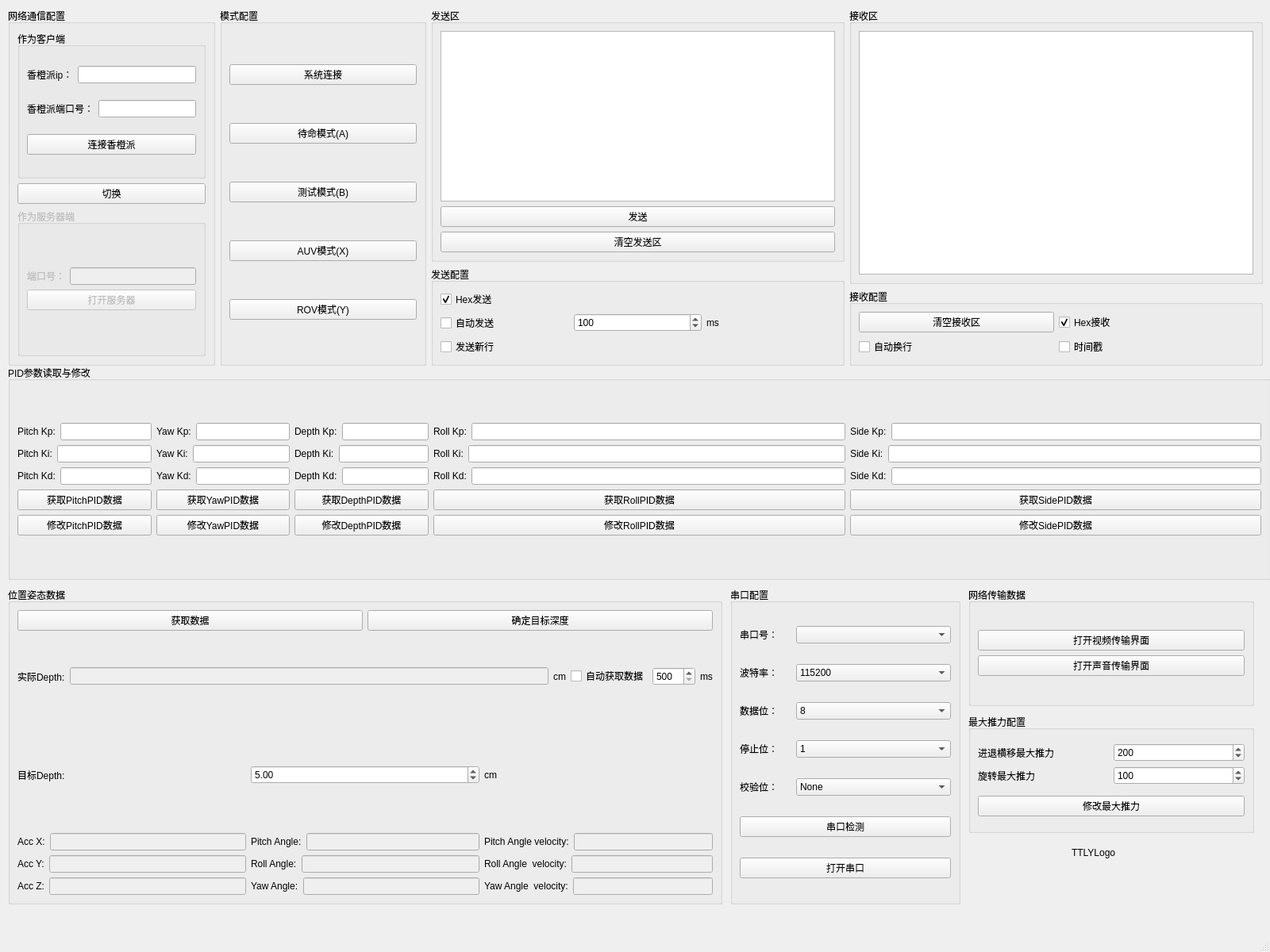
<?xml version="1.0" encoding="UTF-8"?>
<ui version="4.0">
 <class>MainWindow</class>
 <widget class="QMainWindow" name="MainWindow">
  <property name="enabled">
   <bool>true</bool>
  </property>
  <property name="geometry">
   <rect>
    <x>0</x>
    <y>0</y>
    <width>1600</width>
    <height>1200</height>
   </rect>
  </property>
  <property name="sizePolicy">
   <sizepolicy hsizetype="Preferred" vsizetype="Preferred">
    <horstretch>0</horstretch>
    <verstretch>0</verstretch>
   </sizepolicy>
  </property>
  <property name="minimumSize">
   <size>
    <width>1600</width>
    <height>1200</height>
   </size>
  </property>
  <property name="windowTitle">
   <string>TTLY-Control</string>
  </property>
  <property name="windowIcon">
   <iconset resource="res.qrc">
    <normaloff>:/ttly.png</normaloff>:/ttly.png</iconset>
  </property>
  <widget class="QWidget" name="centralwidget">
   <widget class="QWidget" name="layoutWidget">
    <property name="geometry">
     <rect>
      <x>10</x>
      <y>10</y>
      <width>1581</width>
      <height>451</height>
     </rect>
    </property>
    <layout class="QHBoxLayout" name="horizontalLayout_9" stretch="1,1,2,2">
     <property name="spacing">
      <number>6</number>
     </property>
     <item>
      <widget class="QGroupBox" name="groupBox_1">
       <property name="enabled">
        <bool>true</bool>
       </property>
       <property name="title">
        <string>网络通信配置</string>
       </property>
       <layout class="QGridLayout" name="gridLayout_9">
        <item row="0" column="0">
         <layout class="QVBoxLayout" name="verticalLayout_12">
          <item>
           <widget class="QGroupBox" name="groupBox_Client">
            <property name="title">
             <string>作为客户端</string>
            </property>
            <layout class="QGridLayout" name="gridLayout">
             <item row="0" column="0">
              <layout class="QHBoxLayout" name="horizontalLayout">
               <item>
                <widget class="QLabel" name="label">
                 <property name="text">
                  <string>香橙派ip：</string>
                 </property>
                </widget>
               </item>
               <item>
                <widget class="QLineEdit" name="lineEdit_ip"/>
               </item>
              </layout>
             </item>
             <item row="1" column="0">
              <layout class="QHBoxLayout" name="horizontalLayout_2">
               <item>
                <widget class="QLabel" name="label_2">
                 <property name="text">
                  <string>香橙派端口号：</string>
                 </property>
                </widget>
               </item>
               <item>
                <widget class="QLineEdit" name="lineEdit_port_client"/>
               </item>
              </layout>
             </item>
             <item row="2" column="0">
              <layout class="QHBoxLayout" name="horizontalLayout_3">
               <item>
                <widget class="QPushButton" name="btnSwitchConnectPi">
                 <property name="text">
                  <string>连接香橙派</string>
                 </property>
                </widget>
               </item>
              </layout>
             </item>
            </layout>
           </widget>
          </item>
          <item>
           <widget class="QPushButton" name="btnSwitchClient2Serve">
            <property name="text">
             <string>切换</string>
            </property>
           </widget>
          </item>
          <item>
           <widget class="QGroupBox" name="groupBox_Serve">
            <property name="enabled">
             <bool>false</bool>
            </property>
            <property name="title">
             <string>作为服务器端</string>
            </property>
            <layout class="QGridLayout" name="gridLayout_8">
             <item row="0" column="0">
              <layout class="QVBoxLayout" name="verticalLayout_11">
               <item>
                <layout class="QHBoxLayout" name="horizontalLayout_4">
                 <item>
                  <widget class="QLabel" name="label_3">
                   <property name="text">
                    <string>端口号：</string>
                   </property>
                  </widget>
                 </item>
                 <item>
                  <widget class="QLineEdit" name="lineEdit_Port_server"/>
                 </item>
                </layout>
               </item>
               <item>
                <widget class="QPushButton" name="btnSwitchServe">
                 <property name="text">
                  <string>打开服务器</string>
                 </property>
                </widget>
               </item>
              </layout>
             </item>
            </layout>
           </widget>
          </item>
         </layout>
        </item>
       </layout>
      </widget>
     </item>
     <item>
      <widget class="QGroupBox" name="groupBox_Mode">
       <property name="title">
        <string>模式配置</string>
       </property>
       <layout class="QGridLayout" name="gridLayout_6">
        <item row="2" column="0">
         <widget class="QPushButton" name="btnMode_test">
          <property name="text">
           <string>测试模式(B)</string>
          </property>
         </widget>
        </item>
        <item row="1" column="0">
         <widget class="QPushButton" name="btnMode0">
          <property name="text">
           <string>待命模式(A)</string>
          </property>
         </widget>
        </item>
        <item row="4" column="0">
         <widget class="QPushButton" name="btnMode_ROV">
          <property name="text">
           <string>ROV模式(Y)</string>
          </property>
         </widget>
        </item>
        <item row="3" column="0">
         <widget class="QPushButton" name="btnMode_AUV">
          <property name="text">
           <string>AUV模式(X)</string>
          </property>
         </widget>
        </item>
        <item row="0" column="0">
         <widget class="QPushButton" name="btnConnect">
          <property name="text">
           <string>系统连接</string>
          </property>
         </widget>
        </item>
       </layout>
      </widget>
     </item>
     <item>
      <layout class="QVBoxLayout" name="verticalLayout">
       <item>
        <widget class="QGroupBox" name="groupBox_Send">
         <property name="title">
          <string>发送区</string>
         </property>
         <layout class="QGridLayout" name="gridLayout_2">
          <item row="1" column="0">
           <widget class="QPushButton" name="btnSend">
            <property name="text">
             <string>发送</string>
            </property>
           </widget>
          </item>
          <item row="2" column="0">
           <widget class="QPushButton" name="btnClearSend">
            <property name="text">
             <string>清空发送区</string>
            </property>
           </widget>
          </item>
          <item row="0" column="0">
           <widget class="QTextEdit" name="textEdit_Send"/>
          </item>
         </layout>
        </widget>
       </item>
       <item>
        <widget class="QGroupBox" name="groupBox_SendConfig">
         <property name="title">
          <string>发送配置</string>
         </property>
         <layout class="QGridLayout" name="gridLayout_5">
          <item row="2" column="0">
           <widget class="QCheckBox" name="checkBox_SendNewLine">
            <property name="text">
             <string>发送新行</string>
            </property>
           </widget>
          </item>
          <item row="0" column="0">
           <widget class="QCheckBox" name="checkBox_SendHex">
            <property name="text">
             <string>Hex发送</string>
            </property>
            <property name="checked">
             <bool>true</bool>
            </property>
           </widget>
          </item>
          <item row="1" column="0">
           <layout class="QHBoxLayout" name="horizontalLayout_8">
            <item>
             <widget class="QCheckBox" name="checkBox_AutoSend">
              <property name="text">
               <string>自动发送</string>
              </property>
             </widget>
            </item>
            <item>
             <widget class="QSpinBox" name="spinBox_autotime">
              <property name="minimum">
               <number>10</number>
              </property>
              <property name="maximum">
               <number>10000</number>
              </property>
              <property name="value">
               <number>100</number>
              </property>
             </widget>
            </item>
            <item>
             <widget class="QLabel" name="label_6">
              <property name="text">
               <string>ms</string>
              </property>
             </widget>
            </item>
           </layout>
          </item>
         </layout>
        </widget>
       </item>
      </layout>
     </item>
     <item>
      <layout class="QVBoxLayout" name="verticalLayout_2">
       <item>
        <widget class="QGroupBox" name="groupBox_Rev">
         <property name="title">
          <string>接收区</string>
         </property>
         <layout class="QGridLayout" name="gridLayout_3">
          <item row="0" column="0">
           <widget class="QTextEdit" name="textEdit_Rev"/>
          </item>
         </layout>
        </widget>
       </item>
       <item>
        <widget class="QGroupBox" name="groupBox_RevConfig">
         <property name="title">
          <string>接收配置</string>
         </property>
         <layout class="QGridLayout" name="gridLayout_4">
          <item row="0" column="0">
           <layout class="QHBoxLayout" name="horizontalLayout_6">
            <item>
             <widget class="QPushButton" name="btnClearRev">
              <property name="text">
               <string>清空接收区</string>
              </property>
             </widget>
            </item>
            <item>
             <widget class="QCheckBox" name="checkBox_RevHex">
              <property name="text">
               <string>Hex接收</string>
              </property>
              <property name="checked">
               <bool>true</bool>
              </property>
             </widget>
            </item>
           </layout>
          </item>
          <item row="1" column="0">
           <layout class="QHBoxLayout" name="horizontalLayout_7">
            <item>
             <widget class="QCheckBox" name="checkBox_RevNewLine">
              <property name="text">
               <string>自动换行</string>
              </property>
             </widget>
            </item>
            <item>
             <widget class="QCheckBox" name="checkBox_RevTime">
              <property name="text">
               <string>时间戳</string>
              </property>
             </widget>
            </item>
           </layout>
          </item>
         </layout>
        </widget>
       </item>
      </layout>
     </item>
    </layout>
   </widget>
   <widget class="QGroupBox" name="groupBox_PID">
    <property name="geometry">
     <rect>
      <x>10</x>
      <y>460</y>
      <width>1591</width>
      <height>271</height>
     </rect>
    </property>
    <property name="title">
     <string>PID参数读取与修改</string>
    </property>
    <layout class="QGridLayout" name="gridLayout_7">
     <item row="0" column="0">
      <layout class="QHBoxLayout" name="horizontalLayout_53">
       <item>
        <layout class="QHBoxLayout" name="horizontalLayout_21">
         <item>
          <layout class="QVBoxLayout" name="verticalLayout_3">
           <item>
            <layout class="QHBoxLayout" name="horizontalLayout_10">
             <item>
              <widget class="QLabel" name="label_7">
               <property name="text">
                <string>Pitch Kp:</string>
               </property>
              </widget>
             </item>
             <item>
              <widget class="QLineEdit" name="lineEdit_PKp"/>
             </item>
            </layout>
           </item>
           <item>
            <layout class="QHBoxLayout" name="horizontalLayout_11">
             <item>
              <widget class="QLabel" name="label_8">
               <property name="text">
                <string>Pitch Ki:</string>
               </property>
              </widget>
             </item>
             <item>
              <widget class="QLineEdit" name="lineEdit_PKi"/>
             </item>
            </layout>
           </item>
           <item>
            <layout class="QHBoxLayout" name="horizontalLayout_12">
             <item>
              <widget class="QLabel" name="label_9">
               <property name="text">
                <string>Pitch Kd:</string>
               </property>
              </widget>
             </item>
             <item>
              <widget class="QLineEdit" name="lineEdit_PKd"/>
             </item>
            </layout>
           </item>
           <item>
            <widget class="QPushButton" name="btnGetPitchPID">
             <property name="text">
              <string>获取PitchPID数据</string>
             </property>
            </widget>
           </item>
           <item>
            <widget class="QPushButton" name="btnModifyPitchPID">
             <property name="text">
              <string>修改PitchPID数据</string>
             </property>
            </widget>
           </item>
          </layout>
         </item>
         <item>
          <layout class="QVBoxLayout" name="verticalLayout_4">
           <item>
            <layout class="QHBoxLayout" name="horizontalLayout_13">
             <item>
              <widget class="QLabel" name="label_10">
               <property name="text">
                <string>Yaw Kp:</string>
               </property>
              </widget>
             </item>
             <item>
              <widget class="QLineEdit" name="lineEdit_YKp"/>
             </item>
            </layout>
           </item>
           <item>
            <layout class="QHBoxLayout" name="horizontalLayout_14">
             <item>
              <widget class="QLabel" name="label_11">
               <property name="text">
                <string>Yaw Ki:</string>
               </property>
              </widget>
             </item>
             <item>
              <widget class="QLineEdit" name="lineEdit_YKi"/>
             </item>
            </layout>
           </item>
           <item>
            <layout class="QHBoxLayout" name="horizontalLayout_15">
             <item>
              <widget class="QLabel" name="label_12">
               <property name="text">
                <string>Yaw Kd:</string>
               </property>
              </widget>
             </item>
             <item>
              <widget class="QLineEdit" name="lineEdit_YKd"/>
             </item>
            </layout>
           </item>
           <item>
            <widget class="QPushButton" name="btnGetYawPID">
             <property name="text">
              <string>获取YawPID数据</string>
             </property>
            </widget>
           </item>
           <item>
            <widget class="QPushButton" name="btnUpdateYawPID">
             <property name="text">
              <string>修改YawPID数据</string>
             </property>
            </widget>
           </item>
          </layout>
         </item>
         <item>
          <layout class="QVBoxLayout" name="verticalLayout_5">
           <item>
            <layout class="QHBoxLayout" name="horizontalLayout_18">
             <item>
              <widget class="QLabel" name="label_15">
               <property name="text">
                <string>Depth Kp:</string>
               </property>
              </widget>
             </item>
             <item>
              <widget class="QLineEdit" name="lineEdit_DKp"/>
             </item>
            </layout>
           </item>
           <item>
            <layout class="QHBoxLayout" name="horizontalLayout_19">
             <item>
              <widget class="QLabel" name="label_16">
               <property name="text">
                <string>Depth Ki:</string>
               </property>
              </widget>
             </item>
             <item>
              <widget class="QLineEdit" name="lineEdit_DKi"/>
             </item>
            </layout>
           </item>
           <item>
            <layout class="QHBoxLayout" name="horizontalLayout_20">
             <item>
              <widget class="QLabel" name="label_17">
               <property name="text">
                <string>Depth Kd:</string>
               </property>
              </widget>
             </item>
             <item>
              <widget class="QLineEdit" name="lineEdit_DKd"/>
             </item>
            </layout>
           </item>
           <item>
            <widget class="QPushButton" name="btnGetDepthPID">
             <property name="text">
              <string>获取DepthPID数据</string>
             </property>
            </widget>
           </item>
           <item>
            <widget class="QPushButton" name="btnUpdateDepthPID">
             <property name="text">
              <string>修改DepthPID数据</string>
             </property>
            </widget>
           </item>
          </layout>
         </item>
        </layout>
       </item>
       <item>
        <layout class="QVBoxLayout" name="verticalLayout_15">
         <item>
          <layout class="QHBoxLayout" name="horizontalLayout_47">
           <item>
            <widget class="QLabel" name="label_41">
             <property name="text">
              <string>Roll Kp:</string>
             </property>
            </widget>
           </item>
           <item>
            <widget class="QLineEdit" name="lineEdit_RKp"/>
           </item>
          </layout>
         </item>
         <item>
          <layout class="QHBoxLayout" name="horizontalLayout_48">
           <item>
            <widget class="QLabel" name="label_42">
             <property name="text">
              <string>Roll Ki:</string>
             </property>
            </widget>
           </item>
           <item>
            <widget class="QLineEdit" name="lineEdit_RKi"/>
           </item>
          </layout>
         </item>
         <item>
          <layout class="QHBoxLayout" name="horizontalLayout_49">
           <item>
            <widget class="QLabel" name="label_43">
             <property name="text">
              <string>Roll Kd:</string>
             </property>
            </widget>
           </item>
           <item>
            <widget class="QLineEdit" name="lineEdit_RKd"/>
           </item>
          </layout>
         </item>
         <item>
          <widget class="QPushButton" name="btnGetRollPID">
           <property name="text">
            <string>获取RollPID数据</string>
           </property>
          </widget>
         </item>
         <item>
          <widget class="QPushButton" name="btnUpdateRollPID">
           <property name="text">
            <string>修改RollPID数据</string>
           </property>
          </widget>
         </item>
        </layout>
       </item>
       <item>
        <layout class="QVBoxLayout" name="verticalLayout_16">
         <item>
          <layout class="QHBoxLayout" name="horizontalLayout_50">
           <item>
            <widget class="QLabel" name="label_44">
             <property name="text">
              <string>Side Kp:</string>
             </property>
            </widget>
           </item>
           <item>
            <widget class="QLineEdit" name="lineEdit_SKp"/>
           </item>
          </layout>
         </item>
         <item>
          <layout class="QHBoxLayout" name="horizontalLayout_51">
           <item>
            <widget class="QLabel" name="label_45">
             <property name="text">
              <string>Side Ki:</string>
             </property>
            </widget>
           </item>
           <item>
            <widget class="QLineEdit" name="lineEdit_SKi"/>
           </item>
          </layout>
         </item>
         <item>
          <layout class="QHBoxLayout" name="horizontalLayout_52">
           <item>
            <widget class="QLabel" name="label_46">
             <property name="text">
              <string>Side Kd:</string>
             </property>
            </widget>
           </item>
           <item>
            <widget class="QLineEdit" name="lineEdit_SKd"/>
           </item>
          </layout>
         </item>
         <item>
          <widget class="QPushButton" name="btnGetSidePID">
           <property name="text">
            <string>获取SidePID数据</string>
           </property>
          </widget>
         </item>
         <item>
          <widget class="QPushButton" name="btnUpdateSidePID">
           <property name="text">
            <string>修改SidePID数据</string>
           </property>
          </widget>
         </item>
        </layout>
       </item>
      </layout>
     </item>
    </layout>
   </widget>
   <widget class="QGroupBox" name="groupBox_DepthIMU">
    <property name="geometry">
     <rect>
      <x>10</x>
      <y>740</y>
      <width>900</width>
      <height>400</height>
     </rect>
    </property>
    <property name="minimumSize">
     <size>
      <width>900</width>
      <height>400</height>
     </size>
    </property>
    <property name="maximumSize">
     <size>
      <width>900</width>
      <height>400</height>
     </size>
    </property>
    <property name="title">
     <string>位置姿态数据</string>
    </property>
    <layout class="QGridLayout" name="gridLayout_13">
     <item row="0" column="0">
      <layout class="QVBoxLayout" name="verticalLayout_10">
       <item>
        <layout class="QVBoxLayout" name="verticalLayout_9">
         <item>
          <layout class="QHBoxLayout" name="horizontalLayout_16">
           <item>
            <widget class="QPushButton" name="btnGetIMUDepthData">
             <property name="text">
              <string>获取数据</string>
             </property>
            </widget>
           </item>
           <item>
            <widget class="QPushButton" name="btnSetTargetDepth">
             <property name="text">
              <string>确定目标深度</string>
             </property>
            </widget>
           </item>
          </layout>
         </item>
         <item>
          <layout class="QHBoxLayout" name="horizontalLayout_29">
           <item>
            <layout class="QHBoxLayout" name="horizontalLayout_28">
             <item>
              <widget class="QLabel" name="label_24">
               <property name="text">
                <string>实际Depth:</string>
               </property>
              </widget>
             </item>
             <item>
              <widget class="QLineEdit" name="lineEdit_Depth">
               <property name="enabled">
                <bool>false</bool>
               </property>
              </widget>
             </item>
            </layout>
           </item>
           <item>
            <widget class="QLabel" name="label_25">
             <property name="text">
              <string>cm</string>
             </property>
            </widget>
           </item>
           <item>
            <widget class="QCheckBox" name="checkBox_AutoGetIMUDepthData">
             <property name="text">
              <string>自动获取数据</string>
             </property>
             <property name="checked">
              <bool>false</bool>
             </property>
            </widget>
           </item>
           <item>
            <widget class="QSpinBox" name="spinBox_AutoGetDataTime">
             <property name="minimum">
              <number>500</number>
             </property>
             <property name="maximum">
              <number>5000</number>
             </property>
             <property name="value">
              <number>500</number>
             </property>
            </widget>
           </item>
           <item>
            <widget class="QLabel" name="label_47">
             <property name="text">
              <string>ms</string>
             </property>
            </widget>
           </item>
          </layout>
         </item>
        </layout>
       </item>
       <item>
        <layout class="QHBoxLayout" name="horizontalLayout_36">
         <item>
          <widget class="QLabel" name="label_31">
           <property name="text">
            <string>目标Depth:</string>
           </property>
          </widget>
         </item>
         <item>
          <widget class="QDoubleSpinBox" name="spinBox_TargetDepth">
           <property name="maximum">
            <double>50.000000000000000</double>
           </property>
           <property name="singleStep">
            <double>0.500000000000000</double>
           </property>
           <property name="value">
            <double>5.000000000000000</double>
           </property>
          </widget>
         </item>
         <item>
          <widget class="QLabel" name="label_32">
           <property name="text">
            <string>cm</string>
           </property>
          </widget>
         </item>
        </layout>
       </item>
      </layout>
     </item>
     <item row="1" column="0">
      <layout class="QHBoxLayout" name="horizontalLayout_33">
       <item>
        <layout class="QVBoxLayout" name="verticalLayout_8">
         <item>
          <layout class="QHBoxLayout" name="horizontalLayout_22">
           <item>
            <widget class="QLabel" name="label_18">
             <property name="text">
              <string>Acc X:</string>
             </property>
            </widget>
           </item>
           <item>
            <widget class="QLineEdit" name="lineEdit_AccX">
             <property name="enabled">
              <bool>false</bool>
             </property>
            </widget>
           </item>
          </layout>
         </item>
         <item>
          <layout class="QHBoxLayout" name="horizontalLayout_23">
           <item>
            <widget class="QLabel" name="label_19">
             <property name="text">
              <string>Acc Y:</string>
             </property>
            </widget>
           </item>
           <item>
            <widget class="QLineEdit" name="lineEdit_AccY">
             <property name="enabled">
              <bool>false</bool>
             </property>
            </widget>
           </item>
          </layout>
         </item>
         <item>
          <layout class="QHBoxLayout" name="horizontalLayout_24">
           <item>
            <widget class="QLabel" name="label_20">
             <property name="text">
              <string>Acc Z:</string>
             </property>
            </widget>
           </item>
           <item>
            <widget class="QLineEdit" name="lineEdit_AccZ">
             <property name="enabled">
              <bool>false</bool>
             </property>
            </widget>
           </item>
          </layout>
         </item>
        </layout>
       </item>
       <item>
        <layout class="QVBoxLayout" name="verticalLayout_7">
         <item>
          <layout class="QHBoxLayout" name="horizontalLayout_25">
           <item>
            <widget class="QLabel" name="label_21">
             <property name="text">
              <string>Pitch Angle:</string>
             </property>
            </widget>
           </item>
           <item>
            <widget class="QLineEdit" name="lineEdit_PitchAngle">
             <property name="enabled">
              <bool>false</bool>
             </property>
            </widget>
           </item>
          </layout>
         </item>
         <item>
          <layout class="QHBoxLayout" name="horizontalLayout_26">
           <item>
            <widget class="QLabel" name="label_22">
             <property name="text">
              <string>Roll Angle:</string>
             </property>
            </widget>
           </item>
           <item>
            <widget class="QLineEdit" name="lineEdit_RollAngle">
             <property name="enabled">
              <bool>false</bool>
             </property>
            </widget>
           </item>
          </layout>
         </item>
         <item>
          <layout class="QHBoxLayout" name="horizontalLayout_27">
           <item>
            <widget class="QLabel" name="label_23">
             <property name="text">
              <string>Yaw Angle:</string>
             </property>
            </widget>
           </item>
           <item>
            <widget class="QLineEdit" name="lineEdit_YawAngle">
             <property name="enabled">
              <bool>false</bool>
             </property>
            </widget>
           </item>
          </layout>
         </item>
        </layout>
       </item>
       <item>
        <layout class="QVBoxLayout" name="verticalLayout_6">
         <item>
          <layout class="QHBoxLayout" name="horizontalLayout_30">
           <item>
            <widget class="QLabel" name="label_26">
             <property name="text">
              <string>Pitch Angle velocity:</string>
             </property>
            </widget>
           </item>
           <item>
            <widget class="QLineEdit" name="lineEdit_PitchAv">
             <property name="enabled">
              <bool>false</bool>
             </property>
            </widget>
           </item>
          </layout>
         </item>
         <item>
          <layout class="QHBoxLayout" name="horizontalLayout_31">
           <item>
            <widget class="QLabel" name="label_27">
             <property name="text">
              <string>Roll Angle  velocity:</string>
             </property>
            </widget>
           </item>
           <item>
            <widget class="QLineEdit" name="lineEdit_RollAv">
             <property name="enabled">
              <bool>false</bool>
             </property>
            </widget>
           </item>
          </layout>
         </item>
         <item>
          <layout class="QHBoxLayout" name="horizontalLayout_32">
           <item>
            <widget class="QLabel" name="label_28">
             <property name="text">
              <string>Yaw Angle  velocity:</string>
             </property>
            </widget>
           </item>
           <item>
            <widget class="QLineEdit" name="lineEdit_YawAv">
             <property name="enabled">
              <bool>false</bool>
             </property>
            </widget>
           </item>
          </layout>
         </item>
        </layout>
       </item>
      </layout>
     </item>
    </layout>
   </widget>
   <widget class="QGroupBox" name="groupBox_ComConfig">
    <property name="enabled">
     <bool>true</bool>
    </property>
    <property name="geometry">
     <rect>
      <x>920</x>
      <y>740</y>
      <width>290</width>
      <height>400</height>
     </rect>
    </property>
    <property name="minimumSize">
     <size>
      <width>290</width>
      <height>400</height>
     </size>
    </property>
    <property name="maximumSize">
     <size>
      <width>290</width>
      <height>400</height>
     </size>
    </property>
    <property name="title">
     <string>串口配置</string>
    </property>
    <layout class="QGridLayout" name="gridLayout_10">
     <item row="1" column="0">
      <layout class="QHBoxLayout" name="horizontalLayout_5" stretch="1,3">
       <item>
        <widget class="QLabel" name="label_4">
         <property name="text">
          <string>波特率：</string>
         </property>
        </widget>
       </item>
       <item>
        <widget class="QComboBox" name="comboBox_Baud">
         <property name="currentIndex">
          <number>7</number>
         </property>
         <item>
          <property name="text">
           <string>1200</string>
          </property>
         </item>
         <item>
          <property name="text">
           <string>2400</string>
          </property>
         </item>
         <item>
          <property name="text">
           <string>4800</string>
          </property>
         </item>
         <item>
          <property name="text">
           <string>9600</string>
          </property>
         </item>
         <item>
          <property name="text">
           <string>19200</string>
          </property>
         </item>
         <item>
          <property name="text">
           <string>38400</string>
          </property>
         </item>
         <item>
          <property name="text">
           <string>57600</string>
          </property>
         </item>
         <item>
          <property name="text">
           <string>115200</string>
          </property>
         </item>
        </widget>
       </item>
      </layout>
     </item>
     <item row="0" column="0">
      <layout class="QHBoxLayout" name="horizontalLayout_17" stretch="1,3">
       <item>
        <widget class="QLabel" name="label_5">
         <property name="text">
          <string>串口号：</string>
         </property>
        </widget>
       </item>
       <item>
        <widget class="QComboBox" name="comboBox_Com"/>
       </item>
      </layout>
     </item>
     <item row="5" column="0">
      <widget class="QPushButton" name="btnComCheck">
       <property name="text">
        <string>串口检测</string>
       </property>
       <property name="checkable">
        <bool>false</bool>
       </property>
      </widget>
     </item>
     <item row="4" column="0">
      <layout class="QHBoxLayout" name="horizontalLayout_34" stretch="1,3">
       <item>
        <widget class="QLabel" name="label_13">
         <property name="text">
          <string>校验位：</string>
         </property>
        </widget>
       </item>
       <item>
        <widget class="QComboBox" name="comboBox_PriorityBit">
         <item>
          <property name="text">
           <string>None</string>
          </property>
         </item>
         <item>
          <property name="text">
           <string>Even</string>
          </property>
         </item>
         <item>
          <property name="text">
           <string>None</string>
          </property>
         </item>
        </widget>
       </item>
      </layout>
     </item>
     <item row="2" column="0">
      <layout class="QHBoxLayout" name="horizontalLayout_35" stretch="1,3">
       <item>
        <widget class="QLabel" name="label_14">
         <property name="text">
          <string>数据位：</string>
         </property>
        </widget>
       </item>
       <item>
        <widget class="QComboBox" name="comboBox_DataBit">
         <property name="currentIndex">
          <number>3</number>
         </property>
         <item>
          <property name="text">
           <string>5</string>
          </property>
         </item>
         <item>
          <property name="text">
           <string>6</string>
          </property>
         </item>
         <item>
          <property name="text">
           <string>7</string>
          </property>
         </item>
         <item>
          <property name="text">
           <string>8</string>
          </property>
         </item>
        </widget>
       </item>
      </layout>
     </item>
     <item row="6" column="0">
      <widget class="QPushButton" name="btnSwitchCom">
       <property name="text">
        <string>打开串口</string>
       </property>
      </widget>
     </item>
     <item row="3" column="0">
      <layout class="QHBoxLayout" name="horizontalLayout_37" stretch="1,3">
       <item>
        <widget class="QLabel" name="label_29">
         <property name="text">
          <string>停止位：</string>
         </property>
        </widget>
       </item>
       <item>
        <widget class="QComboBox" name="comboBox_StopBit">
         <item>
          <property name="text">
           <string>1</string>
          </property>
         </item>
         <item>
          <property name="text">
           <string>1.5</string>
          </property>
         </item>
         <item>
          <property name="text">
           <string>2</string>
          </property>
         </item>
        </widget>
       </item>
      </layout>
     </item>
    </layout>
   </widget>
   <widget class="QGroupBox" name="groupBox_TCPTrans">
    <property name="geometry">
     <rect>
      <x>1220</x>
      <y>740</y>
      <width>360</width>
      <height>150</height>
     </rect>
    </property>
    <property name="minimumSize">
     <size>
      <width>360</width>
      <height>150</height>
     </size>
    </property>
    <property name="maximumSize">
     <size>
      <width>360</width>
      <height>150</height>
     </size>
    </property>
    <property name="title">
     <string>网络传输数据</string>
    </property>
    <layout class="QGridLayout" name="gridLayout_11">
     <item row="0" column="0">
      <layout class="QVBoxLayout" name="verticalLayout_13">
       <item>
        <widget class="QPushButton" name="btnOpenVideoTrans">
         <property name="text">
          <string>打开视频传输界面</string>
         </property>
        </widget>
       </item>
       <item>
        <widget class="QPushButton" name="btnOpenVoiceTrans">
         <property name="text">
          <string>打开声音传输界面</string>
         </property>
        </widget>
       </item>
      </layout>
     </item>
    </layout>
   </widget>
   <widget class="QLabel" name="label_Mylogo">
    <property name="geometry">
     <rect>
      <x>1350</x>
      <y>1000</y>
      <width>150</width>
      <height>150</height>
     </rect>
    </property>
    <property name="minimumSize">
     <size>
      <width>150</width>
      <height>150</height>
     </size>
    </property>
    <property name="maximumSize">
     <size>
      <width>150</width>
      <height>150</height>
     </size>
    </property>
    <property name="text">
     <string>TTLYLogo</string>
    </property>
   </widget>
   <widget class="QGroupBox" name="groupBox_power">
    <property name="geometry">
     <rect>
      <x>1220</x>
      <y>900</y>
      <width>360</width>
      <height>150</height>
     </rect>
    </property>
    <property name="title">
     <string>最大推力配置</string>
    </property>
    <layout class="QGridLayout" name="gridLayout_12">
     <item row="0" column="0">
      <layout class="QVBoxLayout" name="verticalLayout_14">
       <item>
        <layout class="QHBoxLayout" name="horizontalLayout_38">
         <item>
          <widget class="QLabel" name="label_30">
           <property name="text">
            <string>进退横移最大推力</string>
           </property>
          </widget>
         </item>
         <item>
          <widget class="QSpinBox" name="spinBox_MAX_FORWARD_SIDESWAY_THRUST">
           <property name="minimum">
            <number>100</number>
           </property>
           <property name="maximum">
            <number>300</number>
           </property>
           <property name="singleStep">
            <number>10</number>
           </property>
           <property name="value">
            <number>200</number>
           </property>
          </widget>
         </item>
        </layout>
       </item>
       <item>
        <layout class="QHBoxLayout" name="horizontalLayout_39">
         <item>
          <widget class="QLabel" name="label_33">
           <property name="text">
            <string>旋转最大推力</string>
           </property>
          </widget>
         </item>
         <item>
          <widget class="QSpinBox" name="spinBox_MAX_ROATE_THRUST">
           <property name="minimum">
            <number>50</number>
           </property>
           <property name="maximum">
            <number>300</number>
           </property>
           <property name="singleStep">
            <number>10</number>
           </property>
           <property name="value">
            <number>100</number>
           </property>
          </widget>
         </item>
        </layout>
       </item>
      </layout>
     </item>
     <item row="1" column="0">
      <widget class="QPushButton" name="btnUpdatePower">
       <property name="text">
        <string>修改最大推力</string>
       </property>
      </widget>
     </item>
    </layout>
   </widget>
  </widget>
  <widget class="QMenuBar" name="menubar">
   <property name="geometry">
    <rect>
     <x>0</x>
     <y>0</y>
     <width>1600</width>
     <height>18</height>
    </rect>
   </property>
  </widget>
  <widget class="QStatusBar" name="statusbar"/>
 </widget>
 <resources>
  <include location="res.qrc"/>
 </resources>
 <connections/>
</ui>
